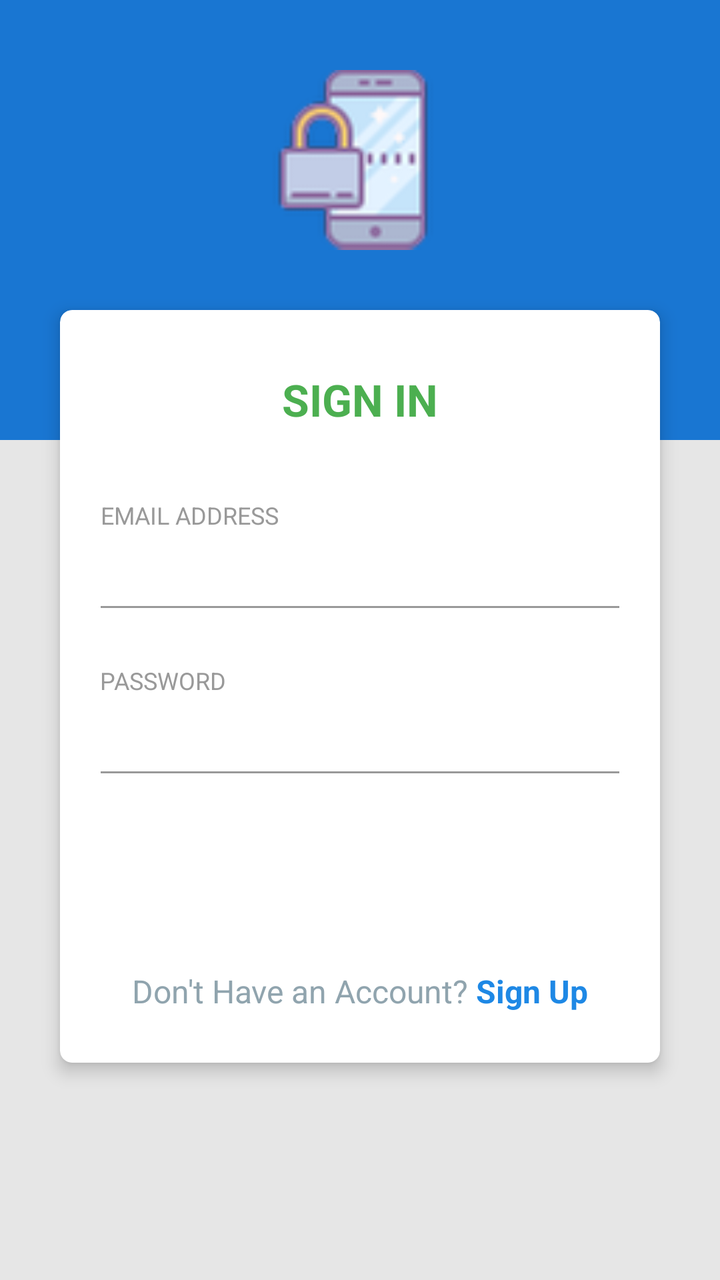
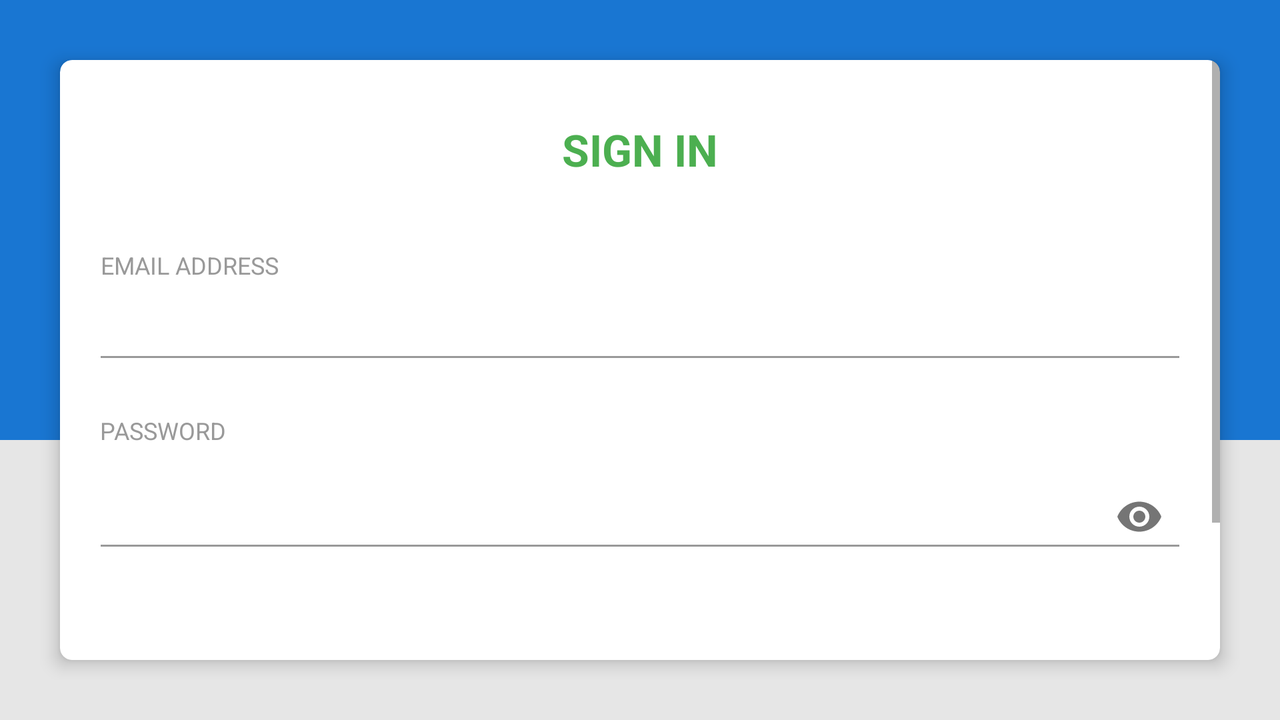

An Android layout and its configuration variant, each rendered on a device that would load it. The default file and the variant file are quoted in full after the pictures.
<!-- AndroidManifest.xml: application theme AppTheme -->
<!-- res/layout/activity_login_actitvity.xml -->
<?xml version="1.0" encoding="utf-8"?>
<RelativeLayout xmlns:android="http://schemas.android.com/apk/res/android"
    xmlns:app="http://schemas.android.com/apk/res-auto"
    xmlns:tools="http://schemas.android.com/tools"
    android:layout_width="match_parent"
    android:layout_height="match_parent"
    android:background="@color/grey_10"
    android:animateLayoutChanges="true"
    tools:context=".LoginActitvity">

    <View
        android:layout_width="match_parent"
        android:layout_height="220dp"
        android:background="@color/colorPrimary" />


    <LinearLayout
        android:layout_width="match_parent"
        android:layout_height="match_parent"
        android:layout_centerInParent="true"
        android:orientation="vertical"
        android:padding="@dimen/spacing_mlarge">


        <ImageView
            android:layout_width="90dp"
            android:layout_height="90dp"
            android:layout_gravity="center_horizontal"
            android:layout_marginTop="@dimen/spacing_large"
            android:layout_marginBottom="@dimen/spacing_mlarge"
            android:contentDescription="@string/logo_of_application"
            android:src="@drawable/logo" />

        <androidx.cardview.widget.CardView
            android:layout_width="match_parent"
            android:layout_height="wrap_content"
            android:layout_margin="@dimen/spacing_middle"
            android:visibility="visible"
            app:cardCornerRadius="6dp"
            app:cardElevation="5dp">

            <ScrollView
                android:layout_width="match_parent"
                android:layout_height="wrap_content">

                <LinearLayout
                    android:layout_width="match_parent"
                    android:layout_height="wrap_content"
                    android:orientation="vertical"
                    android:focusable="true"
                    android:focusableInTouchMode="true"
                    android:padding="@dimen/spacing_mlarge">

                    <TextView
                        android:layout_width="wrap_content"
                        android:layout_height="wrap_content"
                        android:layout_gravity="center_horizontal"
                        android:layout_marginTop="@dimen/spacing_middle"
                        android:layout_marginBottom="@dimen/spacing_xlarge"
                        android:text="@string/sign_in"
                        android:textAppearance="@style/Base.TextAppearance.AppCompat.Large"
                        android:textColor="@color/green_500"
                        android:textStyle="bold" />

                    <TextView
                        android:layout_width="wrap_content"
                        android:layout_height="wrap_content"
                        android:text="@string/emailaddress"
                        android:textAlignment="center"
                        android:textAppearance="@style/Base.TextAppearance.AppCompat.Caption"
                        android:textColor="@color/grey_40" />

                    <com.google.android.material.textfield.TextInputEditText
                        android:layout_width="match_parent"
                        android:layout_height="wrap_content"
                        android:layout_marginLeft="-4dp"
                        android:layout_marginRight="-4dp"
                        android:inputType="text"
                        android:maxLength="50"
                        android:maxLines="1"
                        android:singleLine="true"
                        android:textAppearance="@style/Base.TextAppearance.AppCompat.Large"
                        android:textColor="@color/blue_600"
                        android:textStyle="bold"
                        android:theme="@style/EditText.Grey" />

                    <View
                        android:layout_width="0dp"
                        android:layout_height="@dimen/spacing_mlarge" />


                    <TextView
                        android:layout_width="wrap_content"
                        android:layout_height="wrap_content"
                        android:text="@string/password"
                        android:textAlignment="center"
                        android:textAppearance="@style/Base.TextAppearance.AppCompat.Caption"
                        android:textColor="@color/grey_40" />

                    <com.google.android.material.textfield.TextInputEditText
                        android:layout_width="match_parent"
                        android:layout_height="wrap_content"
                        android:layout_marginLeft="-4dp"
                        android:layout_marginRight="-4dp"
                        android:inputType="textPassword"
                        android:maxLength="50"
                        android:maxLines="1"
                        android:singleLine="true"
                        android:textAppearance="@style/Base.TextAppearance.AppCompat.Large"
                        android:textColor="@color/blue_600"
                        android:textStyle="bold"
                        android:theme="@style/EditText.Grey" />

                    <View
                        android:layout_width="0dp"
                        android:layout_height="@dimen/spacing_mlarge" />

                    <Button
                        android:layout_width="match_parent"
                        android:layout_height="55dp"
                        android:layout_marginLeft="-4dp"
                        android:layout_marginRight="-4dp"
                        android:background="@drawable/btn_rounded_primary"
                        android:text="@string/s_i_g_n_i_n"
                        android:textAllCaps="false"
                        android:textColor="@android:color/white"
                        android:textStyle="bold" />

                    <LinearLayout
                        android:layout_width="match_parent"
                        android:layout_height="wrap_content"
                        android:layout_marginTop="@dimen/spacing_large"
                        android:layout_marginBottom="@dimen/spacing_medium"
                        android:gravity="center"
                        android:orientation="horizontal">

                        <TextView
                            android:layout_width="wrap_content"
                            android:layout_height="wrap_content"
                            android:text="@string/new_user"
                            android:textAppearance="@style/Base.TextAppearance.AppCompat.Subhead"
                            android:textColor="@color/blue_grey_300" />

                        <View
                            android:layout_width="4dp"
                            android:layout_height="0dp" />

                        <TextView
                            android:id="@+id/sign_up"
                            android:layout_width="wrap_content"
                            android:layout_height="wrap_content"
                            android:clickable="true"
                            android:text="@string/sign_up"
                            android:textAppearance="@style/Base.TextAppearance.AppCompat.Subhead"
                            android:textColor="@color/colorPrimaryLight"
                            android:textStyle="bold" />

                    </LinearLayout>

                </LinearLayout>

            </ScrollView>
        </androidx.cardview.widget.CardView>

        <View
            android:layout_width="0dp"
            android:layout_height="@dimen/spacing_large" />

    </LinearLayout>


</RelativeLayout>
<!-- resources referenced by this layout -->
<resources>
  <color name="blue_600">#1E88E5</color>
  <color name="blue_grey_300">#90A4AE</color>
  <color name="colorPrimary">#1976D2</color>
  <color name="colorPrimaryLight">#1E88E5</color>
  <color name="green_500">#4CAF50</color>
  <color name="grey_10">#e6e6e6</color>
  <color name="grey_40">#999999</color>
  <dimen name="spacing_large">15dp</dimen>
  <dimen name="spacing_medium">5dp</dimen>
  <dimen name="spacing_middle">10dp</dimen>
  <dimen name="spacing_mlarge">20dp</dimen>
  <dimen name="spacing_xlarge">35dp</dimen>
  <!-- drawable logo: png bitmap (drawable-hdpi, 2218 bytes) -->
  <string name="emailaddress">EMAIL ADDRESS</string>
  <string name="logo_of_application">Logo of Application</string>
  <string name="new_user">Don\'t Have an Account? </string>
  <string name="password">PASSWORD</string>
  <string name="s_i_g_n_i_n">S I G N I N</string>
  <string name="sign_in">SIGN IN</string>
  <string name="sign_up">Sign Up</string>
  <style name="EditText.Grey" parent="@style/AppTheme">
          <item name="colorControlActivated">@color/grey_60</item>
          <item name="colorControlHighlight">@color/grey_60</item>
          <item name="colorControlNormal">@color/grey_40</item>
      </style>
  <style name="AppTheme" parent="BaseTheme">
          
          <item name="colorPrimary">@color/colorPrimary</item>
          <item name="colorPrimaryDark">@color/colorPrimaryDark</item>
          <item name="colorAccent">@color/colorAccent</item>
      </style>
  <color name="grey_60">#666666</color>
  <style name="BaseTheme" parent="Theme.AppCompat.Light.NoActionBar">
          
          <item name="colorPrimary">@color/colorPrimary</item>
          <item name="colorPrimaryDark">@color/colorPrimaryDark</item>
          <item name="colorAccent">@color/colorAccent</item>
          <item name="windowActionModeOverlay">true</item>
          <item name="android:actionModeBackground">@color/blue_grey_600</item>
          <item name="android:dialogTheme">@style/Dialog.Theme</item>
      </style>
  <color name="colorPrimaryDark">#1565C0</color>
  <color name="colorAccent">#FF4081</color>
  <color name="blue_grey_600">#546E7A</color>
  <style name="Dialog.Theme" parent="Theme.AppCompat.Light.Dialog">
          <item name="colorPrimary">@color/colorPrimary</item>
          <item name="colorPrimaryDark">@color/colorPrimaryDark</item>
          <item name="colorAccent">@color/colorAccent</item>
      </style>
</resources>
<!-- res/layout-land/activity_login_actitvity.xml (the repository's variant of the layout above) -->
<!-- drawn on the phone turned sideways -->
<?xml version="1.0" encoding="utf-8"?>
<RelativeLayout xmlns:android="http://schemas.android.com/apk/res/android"
    xmlns:app="http://schemas.android.com/apk/res-auto"
    xmlns:tools="http://schemas.android.com/tools"
    android:layout_width="match_parent"
    android:layout_height="match_parent"
    android:animateLayoutChanges="true"
    android:background="@color/grey_10"
    tools:context=".LoginActitvity">

    <View
        android:layout_width="match_parent"
        android:layout_height="220dp"
        android:background="@color/colorPrimary" />


    <LinearLayout
        android:layout_width="match_parent"
        android:layout_height="match_parent"
        android:layout_centerInParent="true"
        android:orientation="vertical"
        android:padding="@dimen/spacing_mlarge">


        <androidx.cardview.widget.CardView
            android:layout_width="match_parent"
            android:layout_height="wrap_content"
            android:layout_margin="@dimen/spacing_middle"
            android:visibility="visible"
            app:cardCornerRadius="6dp"
            app:cardElevation="5dp">

            <ScrollView
                android:layout_width="match_parent"
                android:layout_height="wrap_content">

                <LinearLayout
                    android:layout_width="match_parent"
                    android:layout_height="wrap_content"
                    android:focusable="true"
                    android:focusableInTouchMode="true"
                    android:orientation="vertical"
                    android:padding="@dimen/spacing_mlarge">

                    <TextView
                        android:layout_width="wrap_content"
                        android:layout_height="wrap_content"
                        android:layout_gravity="center_horizontal"
                        android:layout_marginTop="@dimen/spacing_middle"
                        android:layout_marginBottom="@dimen/spacing_xlarge"
                        android:text="@string/sign_in"
                        android:textAppearance="@style/Base.TextAppearance.AppCompat.Large"
                        android:textColor="@color/green_500"
                        android:textStyle="bold" />

                    <TextView
                        android:layout_width="wrap_content"
                        android:layout_height="wrap_content"
                        android:text="@string/emailaddress"
                        android:textAlignment="center"
                        android:textAppearance="@style/Base.TextAppearance.AppCompat.Caption"
                        android:textColor="@color/grey_40" />

                    <EditText
                        android:layout_width="match_parent"
                        android:layout_height="wrap_content"
                        android:layout_marginLeft="-4dp"
                        android:layout_marginRight="-4dp"
                        android:drawableStart="@drawable/ic_email_black_24dp"
                        android:drawableLeft="@drawable/ic_email_black_24dp"
                        android:drawablePadding="@dimen/spacing_small"
                        android:inputType="text"
                        android:maxLength="50"
                        android:maxLines="1"
                        android:singleLine="true"
                        android:textAppearance="@style/Base.TextAppearance.AppCompat.Large"
                        android:textColor="@color/colorPrimaryLight"
                        android:textStyle="normal"
                        android:theme="@style/EditText.Grey" />

                    <View
                        android:layout_width="0dp"
                        android:layout_height="@dimen/spacing_mlarge" />


                    <TextView
                        android:layout_width="wrap_content"
                        android:layout_height="wrap_content"
                        android:text="@string/password"
                        android:textAlignment="center"
                        android:textAppearance="@style/Base.TextAppearance.AppCompat.Caption"
                        android:textColor="@color/grey_40" />

                    <com.google.android.material.textfield.TextInputLayout
                        android:layout_width="match_parent"
                        android:layout_height="wrap_content"
                        app:passwordToggleEnabled="true">

                        <com.google.android.material.textfield.TextInputEditText
                            android:layout_width="match_parent"
                            android:layout_height="wrap_content"
                            android:layout_marginLeft="-4dp"
                            android:layout_marginRight="-4dp"
                            android:drawableStart="@drawable/password"
                            android:drawableLeft="@drawable/password"
                            android:drawablePadding="@dimen/spacing_small"
                            android:inputType="textPassword"
                            android:maxLength="50"
                            android:maxLines="1"
                            android:singleLine="true"
                            android:textAppearance="@style/Base.TextAppearance.AppCompat.Large"
                            android:textColor="@color/colorPrimaryLight"
                            android:textStyle="normal"
                            android:theme="@style/EditText.Grey" />

                    </com.google.android.material.textfield.TextInputLayout>

                    <View
                        android:layout_width="0dp"
                        android:layout_height="@dimen/spacing_mlarge" />

                    <Button
                        android:layout_width="match_parent"
                        android:layout_height="55dp"
                        android:layout_marginLeft="-4dp"
                        android:layout_marginRight="-4dp"
                        android:background="@drawable/btn_rounded_primary"
                        android:text="@string/s_i_g_n_i_n"
                        android:textAllCaps="false"
                        android:textColor="@android:color/white"
                        android:textStyle="bold" />

                    <LinearLayout
                        android:layout_width="match_parent"
                        android:layout_height="wrap_content"
                        android:layout_marginTop="@dimen/spacing_large"
                        android:layout_marginBottom="@dimen/spacing_medium"
                        android:gravity="center"
                        android:orientation="horizontal">

                        <TextView
                            android:layout_width="wrap_content"
                            android:layout_height="wrap_content"
                            android:text="@string/new_user"
                            android:textAppearance="@style/Base.TextAppearance.AppCompat.Subhead"
                            android:textColor="@color/blue_grey_300" />

                        <View
                            android:layout_width="4dp"
                            android:layout_height="0dp" />

                        <TextView
                            android:id="@+id/sign_up"
                            android:layout_width="wrap_content"
                            android:layout_height="wrap_content"
                            android:clickable="true"
                            android:text="@string/sign_up"
                            android:textAppearance="@style/Base.TextAppearance.AppCompat.Subhead"
                            android:textColor="@color/colorPrimaryLight"
                            android:textStyle="bold" />

                    </LinearLayout>

                </LinearLayout>

            </ScrollView>
        </androidx.cardview.widget.CardView>

        <View
            android:layout_width="0dp"
            android:layout_height="@dimen/spacing_large" />

    </LinearLayout>


</RelativeLayout>
<!-- resources referenced by the variant -->
<!-- as the phone turned sideways resolves them -->
<resources>
  <color name="blue_grey_300">#90A4AE</color>
  <color name="colorPrimary">#1976D2</color>
  <color name="colorPrimaryLight">#1E88E5</color>
  <color name="green_500">#4CAF50</color>
  <color name="grey_10">#e6e6e6</color>
  <color name="grey_40">#999999</color>
  <dimen name="spacing_large">15dp</dimen>
  <dimen name="spacing_medium">5dp</dimen>
  <dimen name="spacing_middle">10dp</dimen>
  <dimen name="spacing_mlarge">20dp</dimen>
  <dimen name="spacing_small">3dp</dimen>
  <dimen name="spacing_xlarge">35dp</dimen>
  <string name="emailaddress">EMAIL ADDRESS</string>
  <string name="new_user">Don\'t Have an Account? </string>
  <string name="password">PASSWORD</string>
  <string name="s_i_g_n_i_n">S I G N I N</string>
  <string name="sign_in">SIGN IN</string>
  <string name="sign_up">Sign Up</string>
  <style name="EditText.Grey" parent="@style/AppTheme">
          <item name="colorControlActivated">@color/grey_60</item>
          <item name="colorControlHighlight">@color/grey_60</item>
          <item name="colorControlNormal">@color/grey_40</item>
      </style>
  <style name="AppTheme" parent="BaseTheme">
          
          <item name="colorPrimary">@color/colorPrimary</item>
          <item name="colorPrimaryDark">@color/colorPrimaryDark</item>
          <item name="colorAccent">@color/colorAccent</item>
      </style>
  <color name="grey_60">#666666</color>
  <style name="BaseTheme" parent="Theme.AppCompat.Light.NoActionBar">
          
          <item name="colorPrimary">@color/colorPrimary</item>
          <item name="colorPrimaryDark">@color/colorPrimaryDark</item>
          <item name="colorAccent">@color/colorAccent</item>
          <item name="windowActionModeOverlay">true</item>
          <item name="android:actionModeBackground">@color/blue_grey_600</item>
          <item name="android:dialogTheme">@style/Dialog.Theme</item>
      </style>
  <color name="colorPrimaryDark">#1565C0</color>
  <color name="colorAccent">#FF4081</color>
  <color name="blue_grey_600">#546E7A</color>
  <style name="Dialog.Theme" parent="Theme.AppCompat.Light.Dialog">
          <item name="colorPrimary">@color/colorPrimary</item>
          <item name="colorPrimaryDark">@color/colorPrimaryDark</item>
          <item name="colorAccent">@color/colorAccent</item>
      </style>
</resources>
